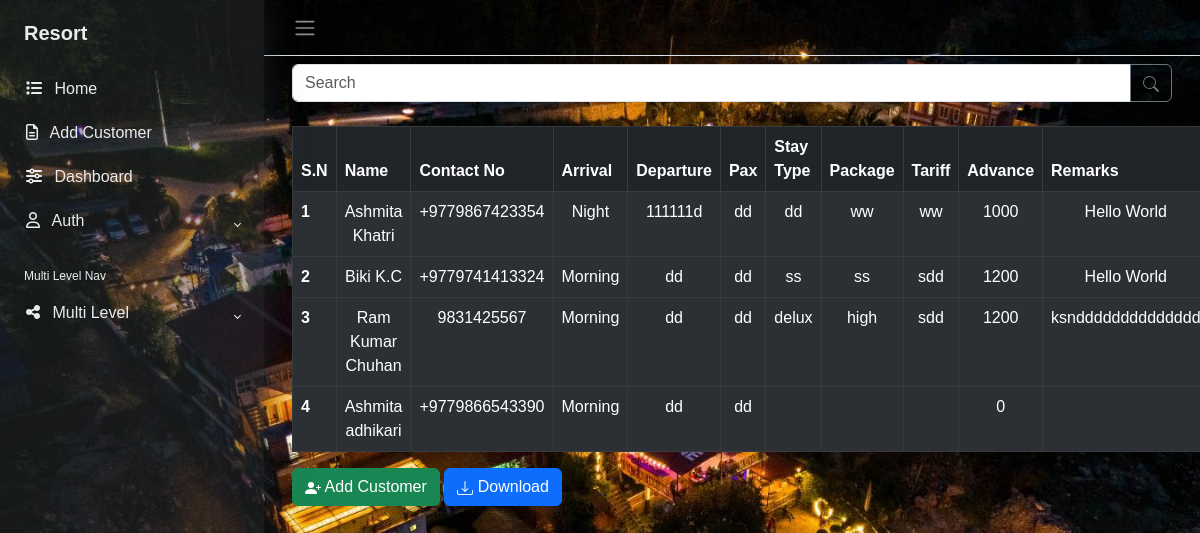
The page / on the database its author committed.
### app/models.py (models this page shows, shortened)
class CustomerModel(models.Model):
    name=models.CharField(max_length=100,default=' ')
    contact=PhoneNumberField(region='NP')
    arrivals=models.CharField(max_length=200,default=" ")
    departure=models.CharField(max_length=100,default=' ')
    pax=models.CharField(max_length=100,default=' ')
    stay_type=models.CharField(max_length=100,default=' ')
    package=models.CharField(max_length=200,default=' ')
    tariff=models.CharField(max_length=100,default=' ')
    advance=models.IntegerField(default=0)
    remarks=models.TextField()

### app/views.py (the view)
# urls.py: path('',views.home,name='home'),
def home(request):
    data=CustomerModel.objects.all()
    query=request.POST.get('search','')
    result=CustomerModel.objects.filter(
        Q(name__icontains=query) |
        Q(contact__icontains=query) |
        Q(arrivals__icontains=query) |
        Q(stay_type__icontains=query)
    )
    if result:
        return render(request,'index.html',{'data':result})
    else:
        return render(request,'index.html',{'data':data})

### app/templates/index.html (shortened to what this page needs)
{% include "header.html" %}
        <div class="main">
            <nav class="navbar navbar-expand px-3 border-bottom">
                <button class="btn" type="button" data-bs-theme="dark">
                    <span class="navbar-toggler-icon" ></span>
                </button>
            </nav>
            <main class="content px-3 py-2">
                <div class="container-fluid">
                  <form class="d-flex" role="search" method="POST">
                    <div class="input-group">
                      <input class="form-control" type="search" placeholder="Search" style="background-color:white; color:black;" name='search'>
                      <button class="btn btn-outline-secondary" type="submit">
                        <svg xmlns="http://www.w3.org/2000/svg" width="16" height="16" fill="currentColor" class="bi bi-search" viewBox="0 0 16 16">
                          <path d="M11.742 10.344a6.5 6.5 0 1 0-1.397 1.398h-.001q.044.06.098.115l3.85 3.85a1 1 0 0 0 1.415-1.414l-3.85-3.85a1 1 0 0 0-.115-.1zM12 6.5a5.5 5.5 0 1 1-11 0 5.5 5.5 0 0 1 11 0"/>
                        </svg>
                      </button>
                    </div>
                  </form>
                  <br>
                    <div class="mb-3">
                        <table class="table table-striped table-bordered table-dark">
                            <thead>
                              <tr>
                                <th scope="col">S.N</th>
                                <th scope="col">Name</th>
                                <th scope="col">Contact No</th>
                                <th scope="col">Arrival</th>
                                <th scope="col">Departure</th>
                                <th scope="col">Pax</th>
                                <th scope="col">Stay Type</th>
                                <th scope="col">Package</th>
                                <th scope="col">Tariff</th>
                                <th scope="col">Advance</th>
                                <th scope="col">Remarks</th>
                              </tr>
                            </thead>
                            {% for i in data %}
                            <tbody>
                              <tr>
                                <th scope="row">{{ forloop.counter }}</th>
                                <td style="text-align:center;">{{ i.name }}</td>
                                <td style="text-align:center;">{{i.contact}}</td>
                                <td style="text-align:center;">{{i.arrivals}}</td>
                                <td style="text-align:center;">{{i.departure}}</td>
                                <td style="text-align:center;">{{i.pax}}</td>
                                <td style="text-align:center;">{{i.stay_type}}</td>
                                <td style="text-align:center;">{{i.package}}</td>
                                <td style="text-align:center;">{{i.tariff}}</td>
                                <td style="text-align:center;">{{i.advance}}</td>
                                <td style="text-align:center;">{{i.remarks}}</td>
                              </tr>
                            </tbody>
                            {% endfor %}
                          </table>
                          <a class="btn btn-success" role="button" href="{% url "data" %}" > Add Customer</a>
                          <a href="{% url 'export_data' %}" class="btn btn-primary"> Download </a>
                    </div>
                </div>
            </main>
        </div>
    </div>
{% include "footer.html" %}

### app/static/css/style.css (style rules this page uses)
* { margin: 0; padding: 0; box-sizing: border-box; }
body { font-family: 'Poppins', sans-serif; margin: 0; background-image: url("bg.jpg"); background-repeat: no-repeat; background-position: center bottom; background-size: cover; }
a { cursor: pointer; text-decoration: none; font-family: 'Poppins', sans-serif; }
.main { display: flex; flex-direction: column; min-height: 100vh; width: 100%; overflow: hidden; transition: all 0.35s ease-in-out; }
.content { flex: 1; max-width: 100vw; width: 100vw; }
@media (min-width:768px) { .content { width: auto; } }

### rows shown on the page
CustomerModel: name "Ashmita Khatri", contact "+9779867423354", arrivals "Night", departure "111111d", pax "dd", stay_type "dd", package "ww", tariff "ww", advance "1000", remarks "Hello World"
CustomerModel: name "Biki K.C", contact "+9779741413324", arrivals "Morning", departure "dd", pax "dd", stay_type "ss", package "ss", tariff "sdd", advance "1200", remarks "Hello World"
CustomerModel: name "Ram Kumar Chuhan", contact "9831425567", arrivals "Morning", departure "dd", pax "dd", stay_type "delux", package "high", tariff "sdd", advance "1200", remarks "ksndddddddddddddd"
CustomerModel: name "Ashmita adhikari", contact "+9779866543390", arrivals "Morning", departure "dd", pax "dd", advance "0"
